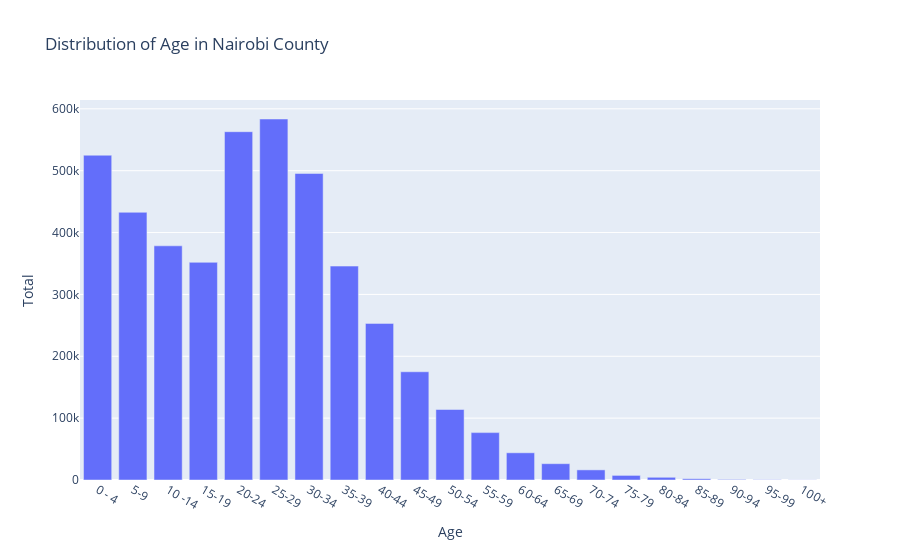

The notebook cell saved with this chart:
### Code cell
nairobi_age_distribution['Total'] = pd.to_numeric(nairobi_age_distribution['Total'], errors='coerce')

fig = px.bar(nairobi_age_distribution, x='Age', y='Total',title="Distribution of Age in Nairobi County")
fig.show()

### Figure 1 — Plotly figure (JSON) as saved in the notebook; plotly's stock layout.template omitted (floating-point values rounded to 4 significant figures)
{"data": [{"alignmentgroup": "True", "hovertemplate": "Age=%{x}<br>Total=%{y}<extra></extra>", "legendgroup": "", "marker": {"color": "#636efa", "pattern": {"shape": ""}}, "name": "", "offsetgroup": "", "orientation": "v", "showlegend": false, "textposition": "auto", "type": "bar", "x": ["0 - 4", "5-9", "10 -14", "15-19", "20-24", "25-29", "30-34", "35-39", "40-44", "45-49", "50-54", "55-59", "60-64", "65-69", "70-74", "75-79", "80-84", "85-89", "90-94", "95-99", "100+"], "xaxis": "x", "y": [524987, 432712, 378550, 351853, 563019, 583548, 495470, 345796, 253162, 174932, 113949, 76601, 43984, 26383, 16354, 7437, 4385, 2050, 873, 434, 206], "yaxis": "y"}], "layout": {"barmode": "relative", "legend": {"tracegroupgap": 0}, "title": {"text": "Distribution of Age in Nairobi County"}, "xaxis": {"anchor": "y", "domain": [0, 1], "title": {"text": "Age"}}, "yaxis": {"anchor": "x", "domain": [0, 1], "title": {"text": "Total"}}}}
